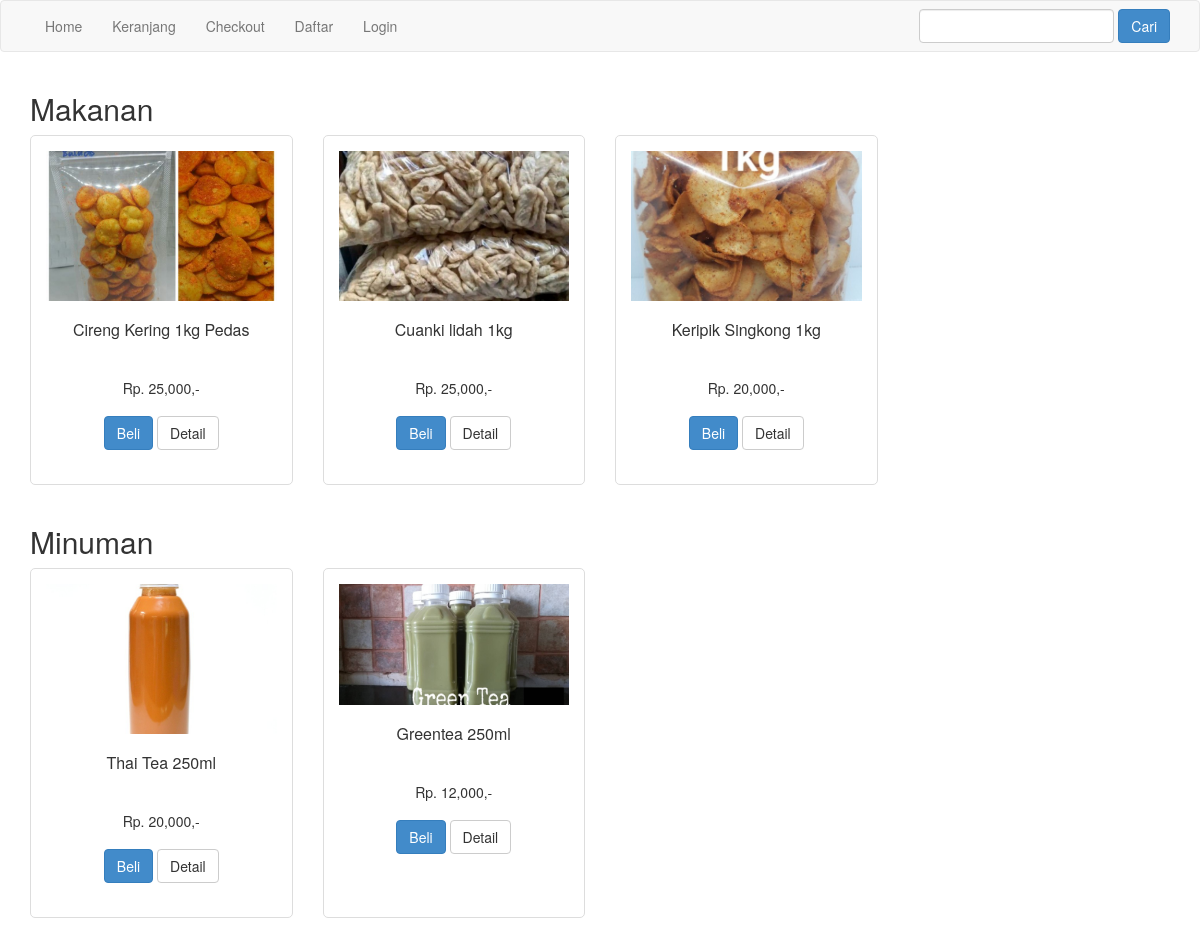
The page / on the database its author committed.
### tables this page shows
CREATE TABLE `kategori` (
  `id_kategori` int(11) NOT NULL,
  `nama_kategori` varchar(255) NOT NULL
);

CREATE TABLE `produk` (
  `id_produk` int(11) NOT NULL,
  `id_kategori` int(5) NOT NULL,
  `nama_produk` varchar(100) NOT NULL,
  `harga_produk` int(11) NOT NULL,
  `berat_produk` int(11) NOT NULL,
  `foto_produk` varchar(100) NOT NULL,
  `deskripsi_produk` text NOT NULL,
  `stok_produk` int(5) NOT NULL
);

### index.php (the view, shortened to what this page needs)
<?php
include 'config/koneksi.php';
?>
<!DOCTYPE html>
<html lang="en">
<head>
  <link rel="stylesheet" href="admin/assets/css/bootstrap.css">
</head>
<body>
<?php include 'templates/navbar.php'; ?>
<section class="content">
  <div class="container">
    <?php
    $kategoriQuery = $koneksi->query("SELECT * FROM kategori");
    while ($kategori = $kategoriQuery->fetch_assoc()):
      $idKategori = $kategori['id_kategori'];
      $namaKategori = $kategori['nama_kategori'];
    ?>
    <h2><?= $namaKategori; ?></h2>
    <div class="row">
      <?php
      $produkQuery = $koneksi->query("SELECT * FROM produk WHERE stok_produk > 0 AND id_kategori = '$idKategori'");
      if ($produkQuery->num_rows > 0):
        while ($perproduk = $produkQuery->fetch_assoc()):
      ?>
      <div class="col-md-3">
        <div class="product-card">
          <img src="foto_produk/<?= $perproduk['foto_produk']; ?>" alt="<?= $perproduk['nama_produk']; ?>">
          <div class="caption">
            <h3><?= $perproduk['nama_produk']; ?></h3>
            <h5>Rp. <?= number_format($perproduk['harga_produk']); ?>,-</h5>
            <a href="beli.php?id=<?= $perproduk['id_produk']; ?>" class="btn btn-primary">Beli</a>
            <a href="detail.php?id=<?= $perproduk['id_produk']; ?>" class="btn btn-default">Detail</a>
          </div>
        </div>
      </div>
      <?php
        endwhile;
      else:
      ?>
        <p class="text-muted">Tidak ada produk di kategori ini.</p>
      <?php endif; ?>
    </div>
    <?php endwhile; ?>
  </div>
</section>
</body>
</html>

### templates/navbar.php
<nav class="navbar navbar-default">
  <div class="container">
    <ul class="nav navbar-nav">
      <li><a href="index.php">Home</a></li>
      <li><a href="keranjang.php">Keranjang</a></li>
      <li><a href="checkout.php">Checkout</a></li>
      <?php if(isset($_SESSION["pelanggan"])): ?>
      <li><a href="riwayat.php">Riwayat Belanja</a></li>
      <li><a href="profil.php">Profil</a></li>
      <li><a href="logout.php">Logout</a></li>
      <?php else: ?>
        <li><a href="daftar.php">Daftar</a></li>
        <li><a href="login.php">Login</a></li>
      <?php endif; ?>
    </ul>
    <form action="pencarian.php" method="get" class="navbar-form navbar-right">
      <input type="text" class="form-control" name="keyword">
      <button class="btn btn-primary">Cari</button>
    </form>
  </div>
</nav>

### index.php (style rules this page uses)
.product-card { border: 1px solid #ddd; border-radius: 5px; padding: 15px; margin-bottom: 20px; text-align: center; height: 350px; }
.product-card img { width: 100%; max-height: 150px; object-fit: cover; }
.product-card .caption h3 { font-size: 16px; height: 50px; overflow: hidden; text-overflow: ellipsis; }
.product-card .caption h5 { font-size: 14px; margin: 10px 0; }
.product-card .btn { margin-top: 10px; }

### rows shown on the page
kategori: nama_kategori "Makanan"
produk: foto_produk (picture), nama_produk "Cireng Kering 1kg Pedas", harga_produk "25,000"
produk: foto_produk (picture), nama_produk "Cuanki lidah 1kg", harga_produk "25,000"
produk: foto_produk (picture), nama_produk "Keripik Singkong 1kg", harga_produk "20,000"
kategori: nama_kategori "Minuman"
produk: foto_produk (picture), nama_produk "Thai Tea 250ml", harga_produk "20,000"
produk: foto_produk (picture), nama_produk "Greentea 250ml", harga_produk "12,000"
